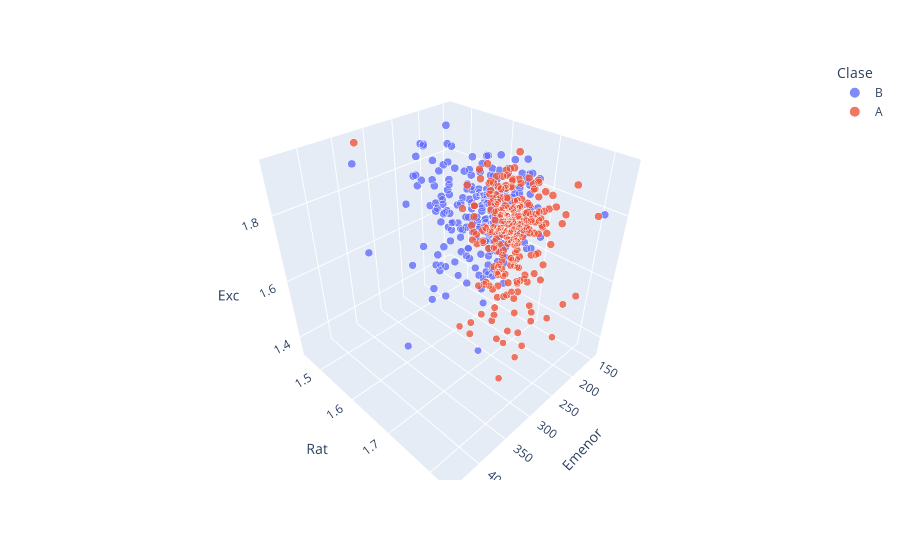

The notebook cell this image was saved under:
### Code cell
# fig = px.scatter(data[["Exc","Rat","Clase"]], x="Rat", y="Exc", 
#                     color="Clase",
#                     size="Exc",
#                     size_max=5
#     )

# fig.show()

fig = px.scatter_3d(data[["Emenor","Rat","Exc","Clase"]], x="Emenor", y="Rat", z="Exc", 
                    color="Clase",
                    size="Exc",
                    opacity=0.8,
                    size_max=8
    )
fig.show()

### Figure 1 — Plotly figure (JSON) as saved in the notebook; plotly's stock layout.template omitted (floating-point values rounded to 4 significant figures; data arrays with more than 128 entries replaced by an {"elided": "..."} marker saying what was removed)
{"data": [{"hovertemplate": "Clase=B<br>Emenor=%{x}<br>Rat=%{y}<br>Exc=%{marker.size}<extra></extra>", "legendgroup": "B", "marker": {"color": "#636efa", "opacity": 0.8, "size": {"elided": "239 float values"}, "sizemode": "area", "sizeref": 0.03013, "symbol": "circle"}, "mode": "markers", "name": "B", "scene": "scene", "showlegend": true, "type": "scatter3d", "x": {"elided": "239 float values"}, "y": {"elided": "239 float values"}, "z": {"elided": "239 float values"}}, {"hovertemplate": "Clase=A<br>Emenor=%{x}<br>Rat=%{y}<br>Exc=%{marker.size}<extra></extra>", "legendgroup": "A", "marker": {"color": "#EF553B", "opacity": 0.8, "size": {"elided": "245 float values"}, "sizemode": "area", "sizeref": 0.03013, "symbol": "circle"}, "mode": "markers", "name": "A", "scene": "scene", "showlegend": true, "type": "scatter3d", "x": {"elided": "245 float values"}, "y": {"elided": "245 float values"}, "z": {"elided": "245 float values"}}], "layout": {"legend": {"itemsizing": "constant", "title": {"text": "Clase"}, "tracegroupgap": 0}, "margin": {"t": 60}, "scene": {"domain": {"x": [0, 1], "y": [0, 1]}, "xaxis": {"title": {"text": "Emenor"}}, "yaxis": {"title": {"text": "Rat"}}, "zaxis": {"title": {"text": "Exc"}}}}}
